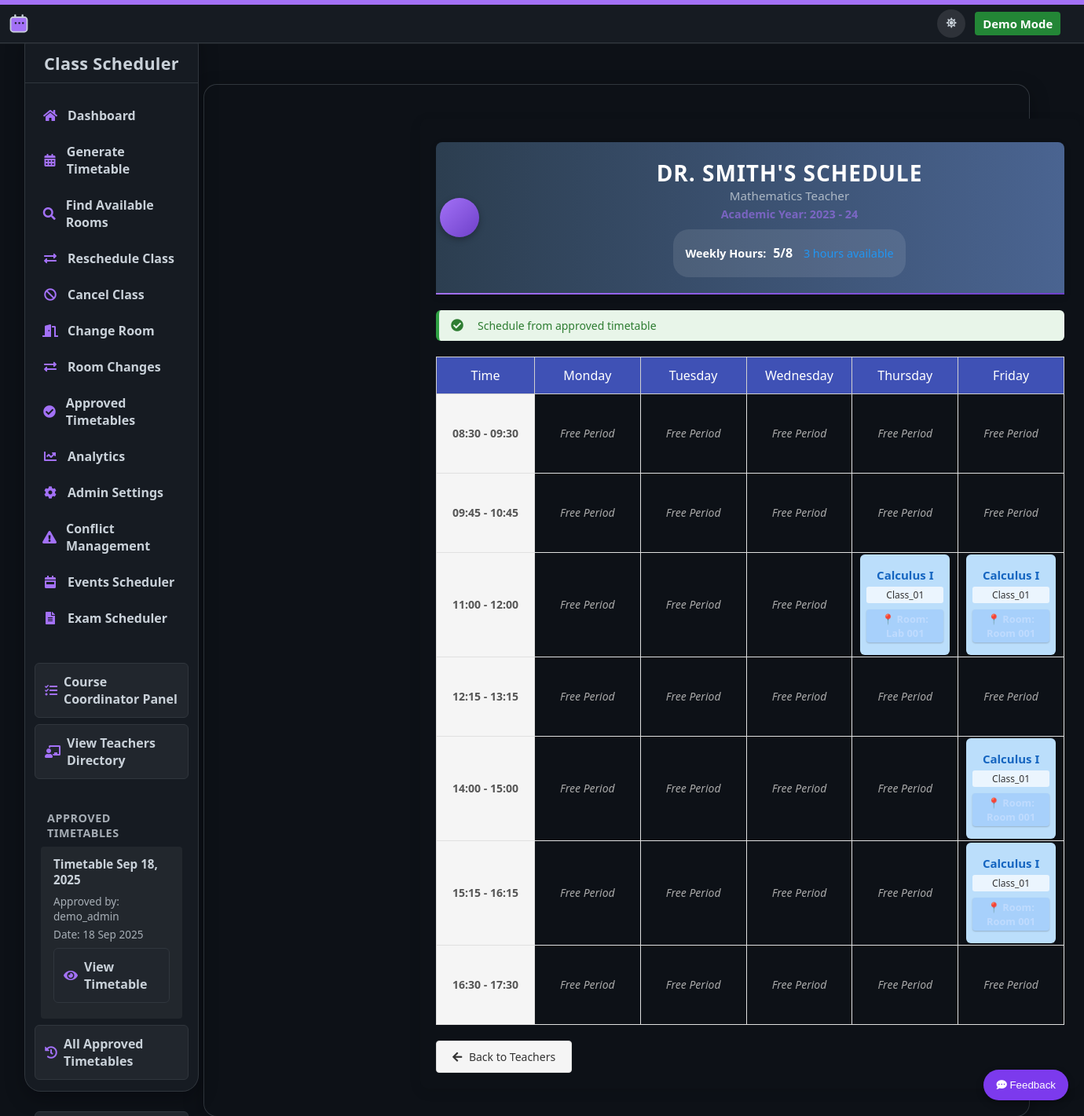
The page /teacher-timetable/1 on the database its author committed.
### models.py (models this page shows, shortened)
class ApprovedTimetable(Base):
    __tablename__ = 'approved_timetables'
    id = Column(Integer, primary_key=True)
    name = Column(String, nullable=False)
    description = Column(String)
    timetable_data = Column(String)  # Stores the timetable data as JSON string
    approved_by = Column(Integer, ForeignKey('users.id'))
    approved_at = Column(DateTime, default=datetime.utcnow)
    is_active = Column(Boolean, default=True)
    approver = relationship('User')

### scheduler.py (models this page shows, shortened)
class User(Base):
    __tablename__ = 'users'
    id = Column(Integer, primary_key=True)
    username = Column(String, unique=True, nullable=False)
    password_hash = Column(String, nullable=False)
    is_admin_user = Column(Boolean, default=False)

class Teacher(Base):
    __tablename__ = 'teachers'
    id = Column(Integer, primary_key=True)
    name = Column(String, unique=True)
    subject = Column(String)
    weekly_hours = Column(Integer, default=8)

### webapp/app.py (the view, shortened to what this page needs)
@app.route('/teacher-timetable/<int:teacher_id>')
def teacher_timetable(teacher_id):
    teacher = session.query(Teacher).get(teacher_id)
    if not teacher:
        flash('Teacher not found.', 'danger')
        return redirect(url_for('teachers'))
    active_timetable = session.query(ApprovedTimetable).filter_by(is_active=True).first()
    days = ["Monday", "Tuesday", "Wednesday", "Thursday", "Friday"]
    time_slots = [
        ("08:30", "09:30"),
        ("09:45", "10:45"),
        ("11:00", "12:00"),
        ("12:15", "13:15"),
        ("14:00", "15:00"),
        ("15:15", "16:15"),
        ("16:30", "17:30")
    ]
    current_hours = session.query(Timetable).filter_by(teacher_id=teacher_id).count()
    teacher_schedule = {}
    if active_timetable:
        all_timetable_data = json.loads(active_timetable.timetable_data)
        for class_name, class_grid in all_timetable_data.items():
            for time_slot in time_slots:
                slot_key = f"{time_slot[0]}-{time_slot[1]}"
                for day in days:
                    cell = class_grid.get(slot_key, {}).get(day)
                    if cell:
                        if isinstance(cell, str):
                            parts = cell.split('<br>')
                        elif isinstance(cell, list):
                            for item in cell:
                                if isinstance(item, str):
                                    parts = item.split('<br>')
                                    if len(parts) >= 2 and teacher.name in parts[1]:
                                        if day not in teacher_schedule:
                                            teacher_schedule[day] = {}
                                        teacher_schedule[day][slot_key] = {
                                            'class': class_name,
                                            'course': parts[0],
                                            'room': parts[2] if len(parts) > 2 else "N/A"
                                        }
                                elif isinstance(item, dict):
                                    if 'teacher' in item and teacher.name in item['teacher']:
                                        if day not in teacher_schedule:
                                            teacher_schedule[day] = {}
                                        teacher_schedule[day][slot_key] = {
                                            'class': class_name,
                                            'course': item.get('course', 'Unknown'),
                                            'room': item.get('classroom', 'N/A')
                                        }
    return render_template('teacher_timetable.html',
                          teacher=teacher,
                          teacher_schedule=teacher_schedule,
                          days=days,
                          time_slots=time_slots,
                          active_timetable=active_timetable,
                          current_hours=current_hours)

### webapp/templates/teacher_timetable.html (shortened to what this page needs)
{% extends "layout.html" %}
{% block head %}
<link rel="stylesheet" href="{{ url_for('static', filename='teacher-timetable.css') }}">
<link rel="stylesheet" href="https://cdnjs.cloudflare.com/ajax/libs/font-awesome/5.15.3/css/all.min.css">
{% endblock %}
{% block content %}
<div class="container timetable-container">
    <div class="timetable-header professional">
        <div class="header-content">
            <div class="institution-logo">
                <div class="logo-placeholder"></div>
            </div>
            <div class="header-text">
                <h2>{{ teacher.name }}'s Schedule</h2>
                <p class="header-subtitle">{{ teacher.subject }} Teacher</p>
                <p class="header-academic-year">Academic Year: 2023 - 24</p>
                <div class="teacher-hours">
                    <p><span class="hours-label">Weekly Hours:</span>
                        <span class="hours-value">{{ current_hours }}/{{ teacher.weekly_hours }}</span>
                        {% if current_hours > teacher.weekly_hours %}
                        <span class="hours-warning">⚠️ Over limit</span>
                        {% elif current_hours == teacher.weekly_hours %}
                        <span class="hours-full">✓ Full schedule</span>
                        {% else %}
                        <span class="hours-available">{{ teacher.weekly_hours - current_hours }} hours available</span>
                        {% endif %}
                    </p>
                </div>
            </div>
        </div>
    </div>
    {% if active_timetable %}
    <div class="approval-status approved">
        <i class="fas fa-check-circle"></i> Schedule from approved timetable
    </div>
    {% endif %}
    {% if not teacher_schedule %}
    <div class="no-classes">
        <div class="message-card">
            <i class="fas fa-info-circle"></i>
            <h3>No Classes Assigned</h3>
            <p>{{ teacher.name }} is not currently assigned to any classes in the active timetable.</p>
        </div>
    </div>
    {% else %}
    <div class="timetable-view">
        <table class="timetable">
            <thead>
                <tr>
                    <th class="time-header">Time</th>
                    {% for day in days %}
                    <th>{{ day }}</th>
                    {% endfor %}
                </tr>
            </thead>
            <tbody>
                {% for start_time, end_time in time_slots %}
                <tr>
                    <td class="time-cell">
                        <div class="time-range">{{ start_time }} - {{ end_time }}</div>
                    </td>
                    {% for day in days %}
                    <td class="schedule-cell">
                        {% set slot_key = start_time + "-" + end_time %}
                        {% if day in teacher_schedule and slot_key in teacher_schedule[day] %}
                        <div class="subject-block">
                            <div class="subject-name">{{ teacher_schedule[day][slot_key]['course'] }}</div>
                            <div class="class-details">
                                <span class="class-badge">{{ teacher_schedule[day][slot_key]['class'] }}</span>
                                <span class="room-badge">Room: {{ teacher_schedule[day][slot_key]['room'] }}</span>
                            </div>
                        </div>
                        {% else %}
                        <div class="empty-slot">
                            <span>Free Period</span>
                        </div>
                        {% endif %}
                    </td>
                    {% endfor %}
                </tr>
                {% endfor %}
            </tbody>
        </table>
    </div>
    {% endif %}
    <div class="action-buttons">
        <a href="{{ url_for('teachers') }}" class="btn secondary-btn">
            <i class="fas fa-arrow-left"></i> Back to Teachers
        </a>
    </div>
</div>
{% endblock %}

### webapp/templates/layout.html (shortened to what this page needs)
<!DOCTYPE html>
<html lang="en">
<head>
        <link rel="stylesheet" href="{{ url_for('static', filename='style.css') }}">
        <link rel="stylesheet" href="{{ url_for('static', filename='course-colors.css') }}">
        <link rel="stylesheet" href="{{ url_for('static', filename='theme-styles.css') }}">
        <link rel="stylesheet" href="{{ url_for('static', filename='approval-system.css') }}">
        <link rel="stylesheet" href="{{ url_for('static', filename='room_changes.css') }}">
        <link rel="stylesheet" href="{{ url_for('static', filename='timetable-enhancements.css') }}">
        <link rel="stylesheet" href="{{ url_for('static', filename='demo-mode.css') }}">
        <link rel="stylesheet" href="{{ url_for('static', filename='dashboard.css') }}">
        <link rel="stylesheet" href="{{ url_for('static', filename='room_display_fix.css') }}">
        <link rel="stylesheet" href="https://cdnjs.cloudflare.com/ajax/libs/font-awesome/6.0.0/css/all.min.css">
        {% block head %}{% endblock %}
</head>
<body>
        <div class="github-topbar"></div>
        <nav class="main-topbar">
                        <div class="topbar-left">
                                <a href="{{ url_for('index') }}" class="topbar-logo" aria-label="Dashboard" title="Dashboard">
                                    <span class="logo-icon">
                                    </span>
                                </a>
                        </div>
            <div class="topbar-right">
                <button id="theme-toggle" class="theme-toggle" title="Toggle Theme">
                    <span class="theme-icon light"><i class="fas fa-sun"></i></span>
                </button>
                <span class="topbar-link demo-mode">Demo Mode</span>
            </div>
        </nav>
    <div class="sidebar">
        <div class="sidebar-header">
            <h1 class="sidebar-logo">Class Scheduler</h1>
        </div>
        <ul class="sidebar-menu">
            <li>
                <a href="{{ url_for('index') }}" {% if request.endpoint == 'index' %}class="active"{% endif %}>
                    <span class="icon"><i class="fas fa-home"></i></span>
                    Dashboard
                </a>
            </li>
            <li>
                <a href="{{ url_for('generate_timetable_route') }}" {% if request.endpoint == 'generate_timetable_route' %}class="active"{% endif %}>
                    <span class="icon"><i class="fas fa-calendar-alt"></i></span>
                    Generate Timetable
                </a>
            </li>
            <li>
                <a href="{{ url_for('find_rooms_route') }}" {% if request.endpoint == 'find_rooms_route' %}class="active"{% endif %}>
                    <span class="icon"><i class="fas fa-search"></i></span>
                    Find Available Rooms
                </a>
            </li>
            <li>
                <a href="{{ url_for('reschedule_route') }}" {% if request.endpoint == 'reschedule_route' %}class="active"{% endif %}>
                    <span class="icon"><i class="fas fa-exchange-alt"></i></span>
                    Reschedule Class
                </a>
            </li>
            <li>
                <a href="{{ url_for('cancel_class') }}" {% if request.endpoint == 'cancel_class' %}class="active"{% endif %}>
                    <span class="icon"><i class="fas fa-ban"></i></span>
                    Cancel Class
                </a>
            </li>
            <li>
                <a href="{{ url_for('change_room') }}" {% if request.endpoint == 'change_room' %}class="active"{% endif %}>
                    <span class="icon"><i class="fas fa-door-open"></i></span>
                    Change Room
                </a>
            </li>
            <li>
                <a href="{{ url_for('room_changes') }}" {% if request.endpoint == 'room_changes' %}class="active"{% endif %}>
                    <span class="icon"><i class="fas fa-exchange-alt"></i></span>
                    Room Changes
                </a>
            </li>
            <li>
                <a href="{{ url_for('approved_timetables') }}" {% if request.endpoint == 'approved_timetables' %}class="active"{% endif %}>
                    <span class="icon"><i class="fas fa-check-circle"></i></span>
                    Approved Timetables
                </a>
            </li>
            <li>
                <a href="{{ url_for('analytics_page') }}" {% if request.endpoint == 'analytics_page' %}class="active"{% endif %}>
                    <span class="icon"><i class="fas fa-chart-line"></i></span>
                    Analytics
                </a>
            </li>
            <li>
                <a href="{{ url_for('admin') }}" {% if request.endpoint == 'admin' %}class="active"{% endif %}>
                    <span class="icon"><i class="fas fa-cog"></i></span>
                    Admin Settings
                </a>
            </li>
            <li>
                <a href="{{ url_for('conflicts_page') }}" {% if request.endpoint == 'conflicts_page' %}class="active"{% endif %}>
                    <span class="icon"><i class="fas fa-triangle-exclamation"></i></span>
                    Conflict Management
                </a>
            </li>
            <li>
                <a href="{{ url_for('events_scheduler') }}" {% if request.endpoint == 'events_scheduler' %}class="active"{% endif %}>
                    <span class="icon"><i class="fas fa-calendar-week"></i></span>
                    Events Scheduler
                </a>
            </li>
            <li>
                <a href="{{ url_for('exam_scheduler') }}" {% if request.endpoint == 'exam_scheduler' %}class="active"{% endif %}>
                    <span class="icon"><i class="fas fa-file-alt"></i></span>
                    Exam Scheduler
                </a>
            </li>
        </ul>
        <div class="sidebar-section">
            <a href="{{ url_for('course_coordinator') }}" class="sidebar-button">
                <span class="icon"><i class="fas fa-tasks"></i></span>
                Course Coordinator Panel
            </a>
            <a href="{{ url_for('teachers') }}" class="sidebar-button">
                <span class="icon"><i class="fas fa-chalkboard-teacher"></i></span>
                View Teachers Directory
            </a>
        </div>
        <div class="sidebar-section">
            <h3 class="sidebar-title">Approved Timetables</h3>
            <div class="sidebar-approved-timetable" id="approved-timetable-sidebar">
                {% set active_timetable = [] %}
                {% if active_timetable %}
                    <div class="approved-timetable-info">
                        <h4>{{ active_timetable[0].name }}</h4>
                        <p>Approved by: {{ active_timetable[0].approver.username }}</p>
                        <p>Date: {{ active_timetable[0].approved_at.strftime('%d %b %Y') }}</p>
                        <a href="{{ url_for('view_approved_timetable', id=active_timetable[0].id) }}" class="sidebar-button">
                            <span class="icon"><i class="fas fa-eye"></i></span>
                            View Timetable
                        </a>
                    </div>
                {% endif %}
            </div>
            <a href="{{ url_for('approved_timetables') }}" class="sidebar-button">
                <span class="icon"><i class="fas fa-history"></i></span>
                All Approved Timetables
            </a>
        </div>
        <div class="sidebar-section">
            <a href="{{ url_for('admin_feedback') }}" class="sidebar-button">
            </a>
        </div>
    </div>
    <div class="container">
        {% block content %}{% endblock %}
    </div>
    <button id="feedback-fab" title="Give Feedback" style="position:fixed; right:20px; bottom:20px; z-index:999; background:#7c3aed; color:#fff; border:none; border-radius:24px; padding:12px 16px; box-shadow:0 4px 10px rgba(0,0,0,0.3); cursor:pointer;">
        <i class="fas fa-comment-dots"></i> Feedback
    </button>
</body>
</html>

### rows shown on the page
ApprovedTimetable: name "Timetable Sep 18, 2025", approved_at "18 Sep 2025"
User: username "demo_admin"
Teacher: name "DR. SMITH", subject "Mathematics", weekly_hours "8", teacher.weekly_hours-current_hours "3"

### other values the page prints
{{ current_hours }} "5"
{{ day }} "Monday" "Tuesday" "Wednesday" "Thursday" "Friday"
{{ start_time }} "08:30" "09:45" "11:00" "12:15" "14:00" "15:15" "16:30"
{{ end_time }} "09:30" "10:45" "12:00" "13:15" "15:00" "16:15" "17:30"
{{ teacher_schedule[day][slot_key]['course'] }} "Calculus I" "Calculus I" "Calculus I" "Calculus I"
{{ teacher_schedule[day][slot_key]['class'] }} "Class_01" "Class_01" "Class_01" "Class_01"
